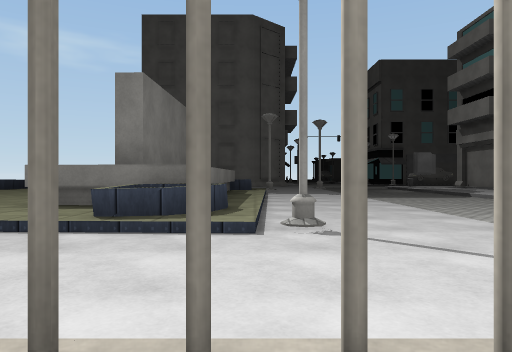
[1] (above)

22 first-person views from a walk through a scene from a Unity 3-D project. The camera is 1.3 m above the floor, looks level and sees 70° across. The floor is counted in squares, 2 m on a side. Each view is taken from the middle of a square. On the plan, view 1 faces up. The plan holds only what a view shows up to about 11 squares ahead; the rest is blank. The place goes on beyond the plan. The player character is not drawn. Some animated figures are left out. Door leaves are left out, so doorways stand open. Some surface patterns are stand-ins.

[2]
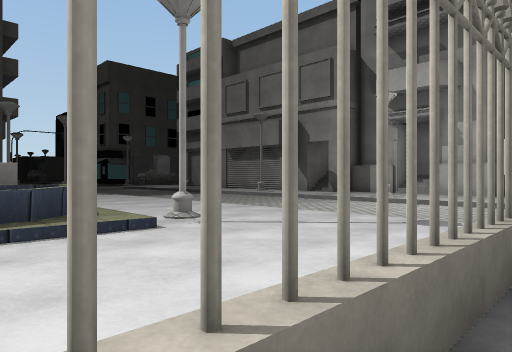

[3]
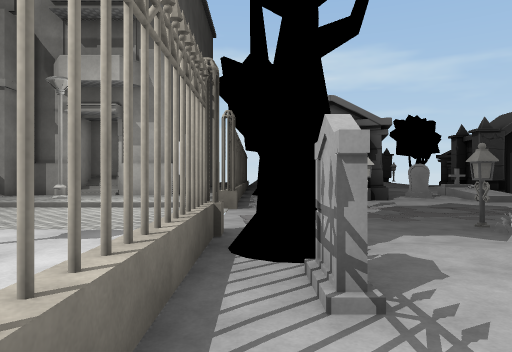

[4]
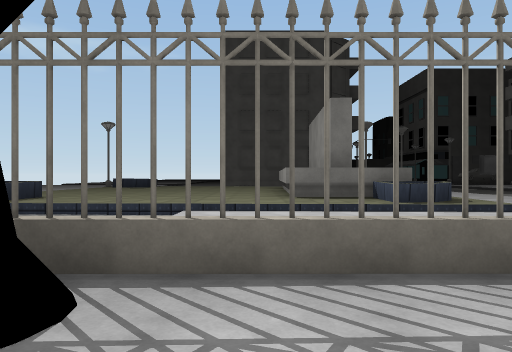

[5]
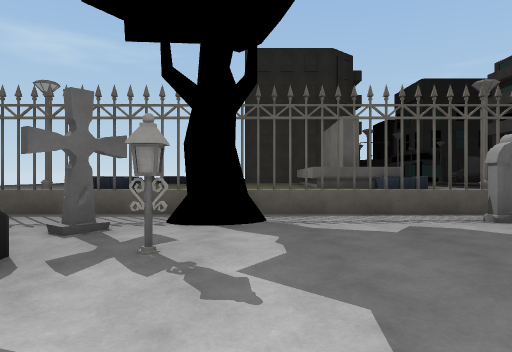

[6]
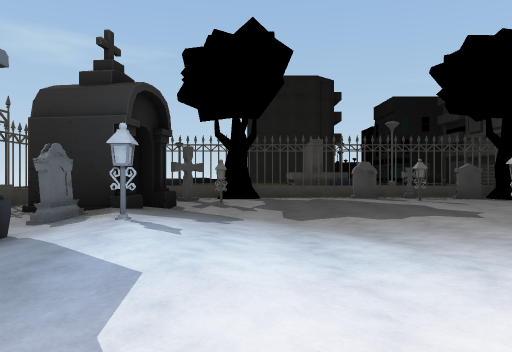

[7]
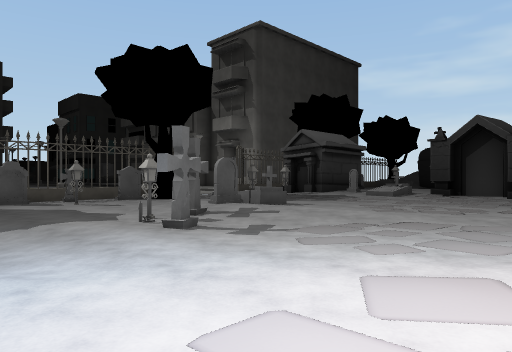

[8]
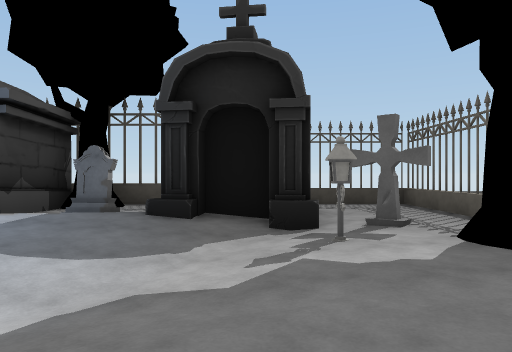

[9]
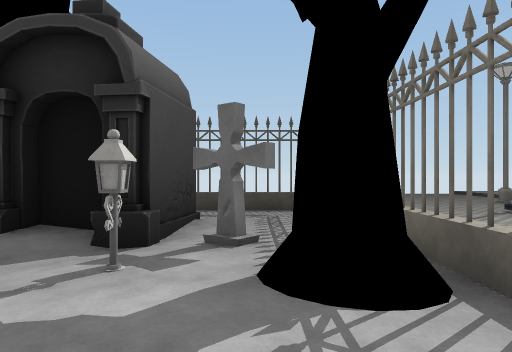

[10]
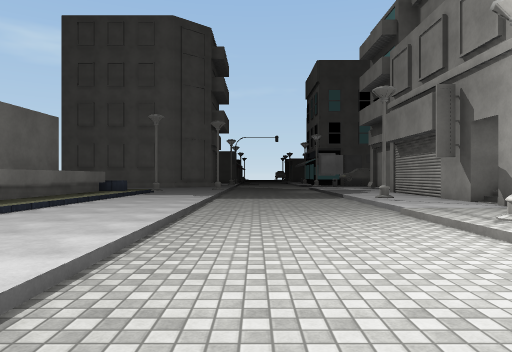

[11]
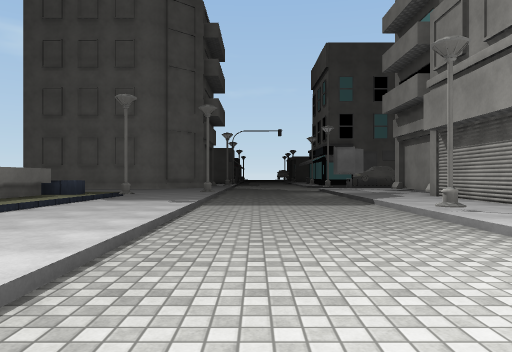

[12]
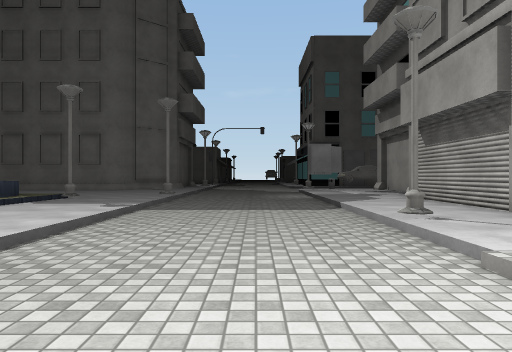

[13]
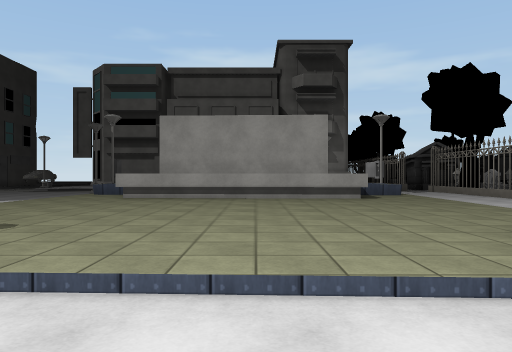

[14]
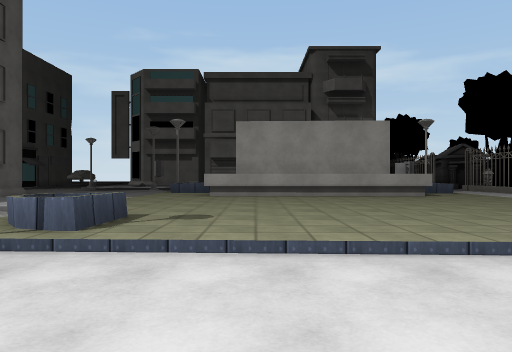

[15]
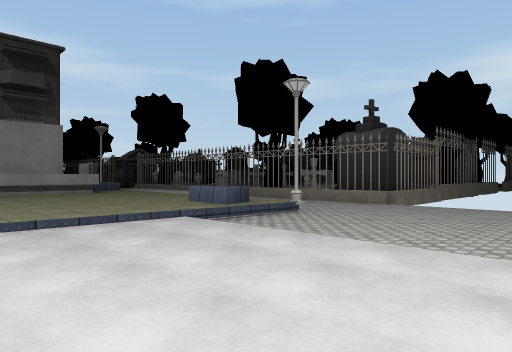

[16]
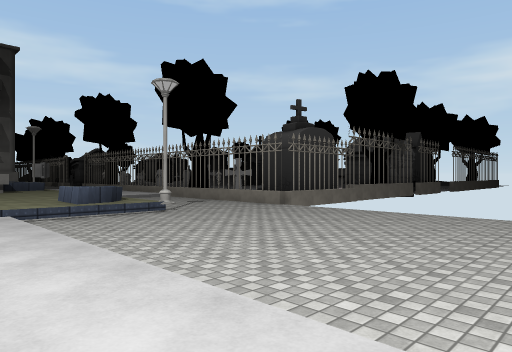

[17]
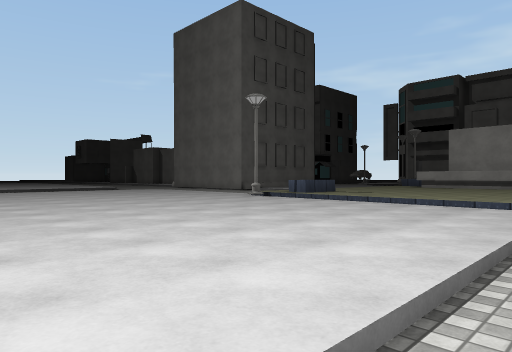

[18]
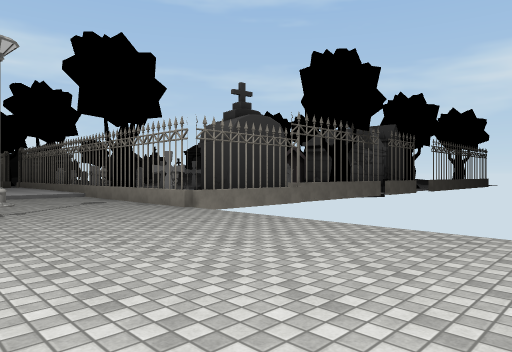

[19]
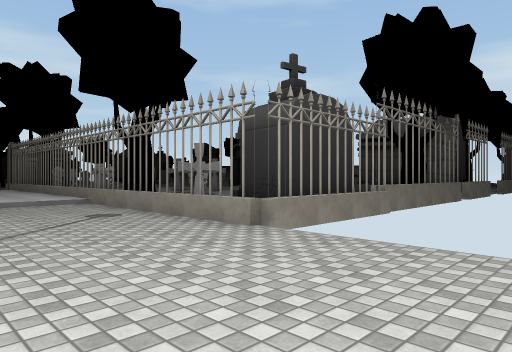

[20]
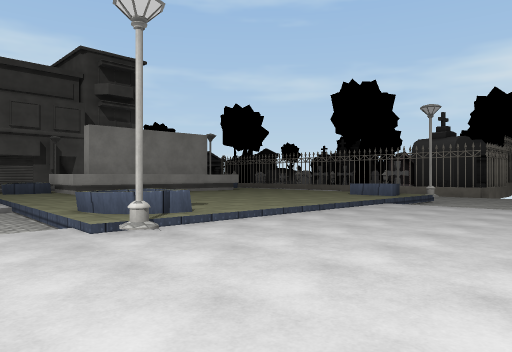

[21]
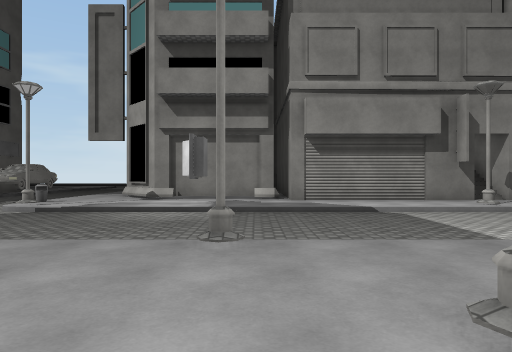

[22]
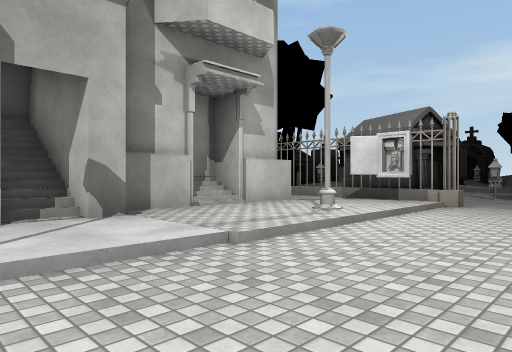

### Floor plan
Key: @ floor where view 1 was taken; # wall or solid block; x gap in a wall; . main floor; : floor 0.25 m higher than the main floor; - floor 0.25 m lower than the main floor; + floor 0.5 m higher than the main floor; _ floor 0.5 m lower than the main floor; / step, stairs or slope; D open door; = window, fence, low wall or low ledge; ^ raised ledge; T tree; O other object.
Columns run from 17 left of view 1 to 12 right of it. Each row starts with its distance up from view 1.
 15   ::::::       :::::....O::#
 14  :::::::/...  :::::#....:::#
 13  ::::::#+^++/////#::....::##
 12  ::::::/^^++++++^+::....::#
 11  ::::::/++++++^^^+::....::#
 10  ::::::/++++++^#^+::....::#
  9 :::::::/++++++^#^/::....#:#
  8 :::::::/++++++^#^/::....::// #
  7 :::::::/++++++^#^/::....::####
  6 ......./++++++^# /::....:::#
  5 ......./^+++++++^/::....:::#
  4 .......#//++++++^/::....#::##
  3 ............/:::::::....:::#
  2 ............/:::::::DD.D:O::
  1  ......=====###===##DD.DO#===
  0       #....TT....@#TT....... O
 -1       #...#T/..##..T/....### O
 -2       =.####/....../...#.#
 -3       =.##/-//....///#...#
 -4       #.##////....:/=....x:
 -5       #..x///_/.#x#/=.../#/
 -6       #T.x////-.#.......///
 -7       ####////-..-/......
 -8           /:/....../......
 -9           ///....../...//.#
-10            ./....../..
-11             .. ..

Where each view was taken, in squares from view 1:
view 1: 0 up, 0 right, facing up
view 2: 0 up, 2 left, facing up-right
view 3: 0 up, 1 left, facing right
view 4: 2 down, 4 left, facing up
view 5: 5 down, 5 left, facing up
view 6: 11 down, 5 left, facing up
view 7: 11 down, 4 left, facing up-right
view 8: 3 down, 2 left, facing left
view 9: 1 down, 3 left, facing left
view 10: 0 up, 4 right, facing up
view 11: 3 up, 4 right, facing up
view 12: 4 up, 5 right, facing up
view 13: 8 up, 12 left, facing right
view 14: 10 up, 13 left, facing right
view 15: 10 up, 15 left, facing down-right
view 16: 8 up, 17 left, facing down-right
view 17: 6 up, 17 left, facing up-right
view 18: 5 up, 17 left, facing down-right
view 19: 4 up, 14 left, facing down-right
view 20: 15 up, 14 left, facing down-right
view 21: 14 up, 1 left, facing right
view 22: 9 up, 4 right, facing down-right
